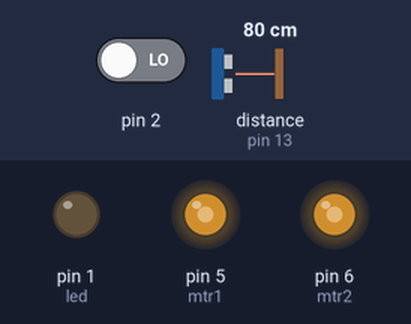
A sketch run on a simulated Arduino Uno, built with avr-gcc and run on an emulated ATmega328P. On the bench: output pins drawn as LEDs (lit = HIGH). The inputs (shaded band) are chosen by the test bench; at power-on: pin 2 LOW, distance to the obstacle (sensor on pin 13) 80 cm. The echo pulse lasts 58.3 µs per cm; pins used as bus, display or sensor lines are not drawn.

Above: at 1.2 s.
1.3 s: pin 2 driven HIGH
At 2.3 s:
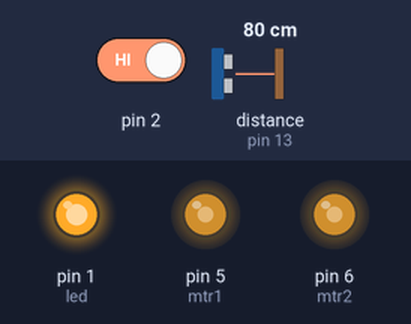
Timing chart, 0 to 4.3 s (numbered marks = the images above; inputs shaded):
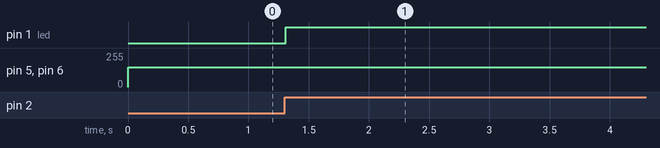

The sketch:

basurero.ino
```cpp
short mtr1=5;
short mtr2=6;
short trig=12;
short echo=13;
short led=1;

int pulso=150;
int distance=0;
int aux=0;
unsigned long ctrlTiempo=0;
int tiempo=0;
void setup() {
  attachInterrupt(digitalPinToInterrupt(2),knowTime,RISING);//interup pin 2 en nflanco de subida
  pinMode(mtr1,OUTPUT);
  pinMode(mtr2,OUTPUT);
  pinMode(trig,OUTPUT);
  pinMode(echo,INPUT);
  pinMode(led,OUTPUT);

}

void loop() {
  analogWrite(mtr1,pulso);
  analogWrite(mtr2,pulso);

  if(tiempo!=0){
    ctrlTiempo=millis();
    if(millis()-ctrlTiempo==tiempo*1/4){
      analogWrite(mtr2,pulso*1.5);
    }
    if(millis()-ctrlTiempo==tiempo*3/4){
      analogWrite(mtr1,pulso*1.5);
    }
  }

}
void knowTime(){
  distance=distancia();
  ctrlTiempo=millis();
  while(distance!=aux){
    aux=distancia();
  }
  tiempo=millis()-ctrlTiempo;
  digitalWrite(led,HIGH);
}
int distancia(){
  long duracion;
  digitalWrite(trig,LOW);
  delayMicroseconds(4);
  digitalWrite(trig,HIGH);
  delayMicroseconds(10);
  digitalWrite(trig,LOW);
  duracion =pulseIn(echo,HIGH)/58;
  return duracion;
}
```

Measured:
- after the input at 1.3 s, pin 1 (led): LOW → HIGH at once
